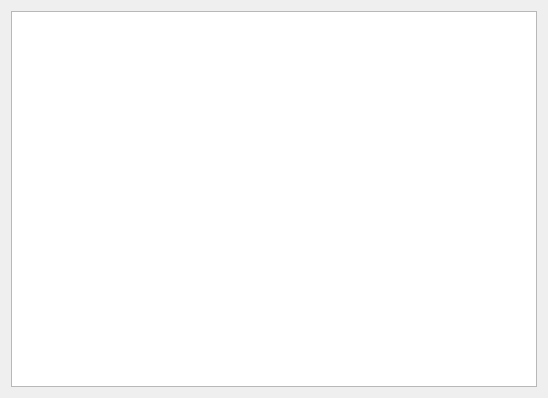
<?xml version="1.0" encoding="UTF-8"?>
<ui version="4.0">
 <class>Widget</class>
 <widget class="QWidget" name="Widget">
  <property name="geometry">
   <rect>
    <x>0</x>
    <y>0</y>
    <width>548</width>
    <height>398</height>
   </rect>
  </property>
  <property name="windowTitle">
   <string>Form</string>
  </property>
  <layout class="QVBoxLayout" name="verticalLayout">
   <item>
    <widget class="QTableView" name="tableView"/>
   </item>
  </layout>
 </widget>
 <resources/>
 <connections/>
</ui>
